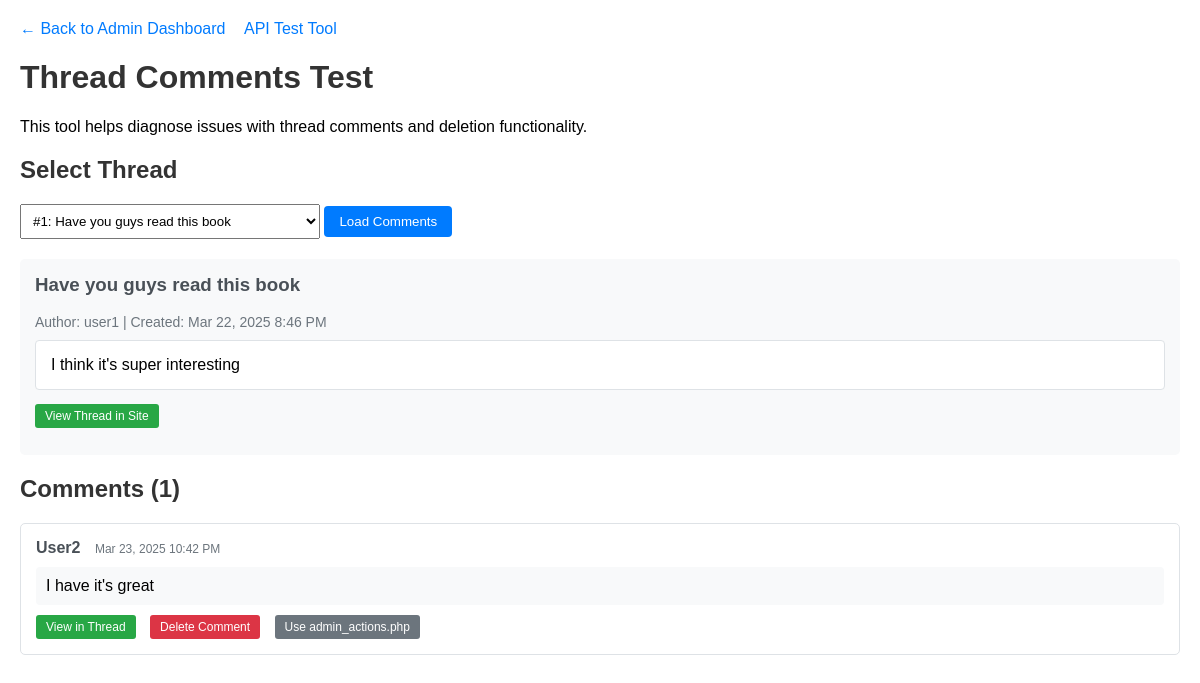
The page /test_thread_comments.php?thread_id=1 (signed in) on the database its author committed.
### tables this page shows
CREATE TABLE `threads` (
  `thread_id` int(11) NOT NULL,
  `title` varchar(100) NOT NULL,
  `username` varchar(25) NOT NULL,
  `book_id` int(11) DEFAULT NULL,
  `content` text NOT NULL,
  `created_at` timestamp NOT NULL DEFAULT current_timestamp(),
  `updated_at` timestamp NOT NULL DEFAULT current_timestamp() ON UPDATE current_timestamp()
);

CREATE TABLE `comments` (
  `comment_id` int(11) NOT NULL,
  `thread_id` int(11) NOT NULL,
  `username` varchar(25) NOT NULL,
  `content` text NOT NULL,
  `created_at` timestamp NOT NULL DEFAULT current_timestamp(),
  `updated_at` timestamp NOT NULL DEFAULT current_timestamp() ON UPDATE current_timestamp()
);

CREATE TABLE `users` (
  `username` varchar(25) NOT NULL,
  `password` varchar(33) NOT NULL,
  `email` varchar(25) NOT NULL,
  `firstname` varchar(25) NOT NULL,
  `lastname` varchar(50) NOT NULL,
  `profilepic` varchar(50) NOT NULL,
  `type` varchar(10) DEFAULT 'user'
);

### test_thread_comments.php (the view, shortened to what this page needs)
<?php
$thread_id = isset($_GET['thread_id']) ? intval($_GET['thread_id']) : 0;
try {
    $pdo = new PDO(DBCONNSTRING, DBUSER, DBPASS);
    $pdo->setAttribute(PDO::ATTR_ERRMODE, PDO::ERRMODE_EXCEPTION);
    $stmt = $pdo->prepare("SELECT thread_id, title FROM threads ORDER BY created_at DESC LIMIT 20");
    $stmt->execute();
    $threads = $stmt->fetchAll(PDO::FETCH_ASSOC);
    $comments = [];
    if ($thread_id) {
        $stmt = $pdo->prepare("
            SELECT c.*, u.username
            FROM comments c
            JOIN users u ON c.username = u.username
            WHERE c.thread_id = ?
            ORDER BY c.created_at DESC
        ");
        $stmt->execute([$thread_id]);
        $comments = $stmt->fetchAll(PDO::FETCH_ASSOC);
        $stmt = $pdo->prepare("SELECT * FROM threads WHERE thread_id = ?");
        $stmt->execute([$thread_id]);
        $threadDetails = $stmt->fetch(PDO::FETCH_ASSOC);
    }
} catch (PDOException $e) {
    echo "<p>Database error: " . $e->getMessage() . "</p>";
    exit;
}
?>
<!DOCTYPE html>
<html>
<head>
</head>
<body>
    <div class="navigation">
        <a href="admin.php">← Back to Admin Dashboard</a>
        <a href="test_api.php">API Test Tool</a>
    </div>
    <h1>Thread Comments Test</h1>
    <p>This tool helps diagnose issues with thread comments and deletion functionality.</p>
    <div class="thread-select">
        <h2>Select Thread</h2>
        <form method="get">
            <select name="thread_id">
                <?php foreach ($threads as $thread): ?>
                <option value="<?php echo $thread['thread_id']; ?>" <?php echo ($thread_id == $thread['thread_id']) ? 'selected' : ''; ?>>
                    #<?php echo $thread['thread_id']; ?>: <?php echo htmlspecialchars($thread['title']); ?>
                </option>
                <?php endforeach; ?>
            </select>
            <button type="submit">Load Comments</button>
        </form>
    </div>
    <?php if ($thread_id && isset($threadDetails)): ?>
    <div class="thread-details">
        <h3 class="thread-title"><?php echo htmlspecialchars($threadDetails['title']); ?></h3>
        <div class="thread-meta">
            <span>Author: <?php echo htmlspecialchars($threadDetails['username']); ?></span> |
            <span>Created: <?php echo date('M j, Y g:i A', strtotime($threadDetails['created_at'])); ?></span>
        </div>
        <div class="thread-content">
            <?php echo nl2br(htmlspecialchars($threadDetails['content'])); ?>
        </div>
        <p><a href="thread.php?id=<?php echo $thread_id; ?>" target="_blank" class="view-thread-button">View Thread in Site</a></p>
    </div>
    <div class="comments-container">
        <h2>Comments (<?php echo count($comments); ?>)</h2>
        <?php if (count($comments) > 0): ?>
            <?php foreach ($comments as $comment): ?>
            <div class="comment" id="comment-<?php echo $comment['comment_id']; ?>">
                <div class="comment-header">
                    <span class="comment-author"><?php echo htmlspecialchars($comment['username']); ?></span>
                    <span class="comment-date"><?php echo date('M j, Y g:i A', strtotime($comment['created_at'])); ?></span>
                </div>
                <div class="comment-content">
                    <?php echo nl2br(htmlspecialchars($comment['content'])); ?>
                </div>
                <div class="comment-actions">
                    <a href="thread.php?id=<?php echo $thread_id; ?>#comment-<?php echo $comment['comment_id']; ?>" target="_blank" class="view-thread-button">View in Thread</a>
                    <form method="post" class="delete-form" onsubmit="return confirm('Are you sure you want to delete this comment?');">
                        <button type="submit" name="delete_comment" class="delete-button">Delete Comment</button>
                    </form>
                    <form action="admin_actions.php" method="post" class="delete-form" style="margin-left: 10px;" onsubmit="return confirm('Try admin_actions.php delete route?');">
                        <button type="submit" class="delete-button" style="background-color: #6c757d;">Use admin_actions.php</button>
                    </form>
                </div>
            </div>
            <?php endforeach; ?>
        <?php else: ?>
            <p>No comments found for this thread.</p>
        <?php endif; ?>
    </div>
    <?php endif; ?>
</body>
</html>

### test_thread_comments.php (style rules this page uses)
body { font-family: Arial, sans-serif; max-width: 1200px; margin: 0 auto; padding: 20px; }
h1, h2, h3 { color: #333; }
.thread-select { margin-bottom: 20px; }
.thread-select select { padding: 8px; width: 300px; }
.thread-select button { padding: 8px 15px; background-color: #007bff; color: white; border: none; border-radius: 4px; cursor: pointer; }
.thread-details { background-color: #f8f9fa; padding: 15px; border-radius: 5px; margin-bottom: 20px; }
.thread-title { margin-top: 0; color: #495057; }
.thread-meta { color: #6c757d; font-size: 14px; }
.thread-content { background-color: white; padding: 15px; border: 1px solid #dee2e6; border-radius: 4px; margin-top: 10px; }
.comments-container { margin-top: 20px; }
.comment { background-color: white; border: 1px solid #dee2e6; border-radius: 5px; padding: 15px; margin-bottom: 15px; }
.comment-header { margin-bottom: 10px; }
.comment-author { font-weight: bold; color: #495057; }
.comment-date { color: #6c757d; font-size: 12px; margin-left: 10px; }
.comment-content { background-color: #f8f9fa; padding: 10px; border-radius: 4px; margin-bottom: 10px; }
.comment-actions { margin-top: 10px; }
.delete-form { display: inline; }
.delete-button { background-color: #dc3545; color: white; border: none; padding: 5px 10px; border-radius: 3px; cursor: pointer; font-size: 12px; }
.view-thread-button { background-color: #28a745; color: white; border: none; padding: 5px 10px; border-radius: 3px; text-decoration: none; font-size: 12px; margin-right: 10px; }
.navigation { margin-bottom: 20px; }
.navigation a { color: #007bff; text-decoration: none; margin-right: 15px; }

### rows shown on the page
threads: title "Have you guys read this book", username "user1", created_at "Mar 22, 2025 8:46 PM", content "I think it's super interesting"
comments: username.username "User2", created_at "Mar 23, 2025 10:42 PM", content "I have it's great"

### other values the page prints
count($comments) "1"
